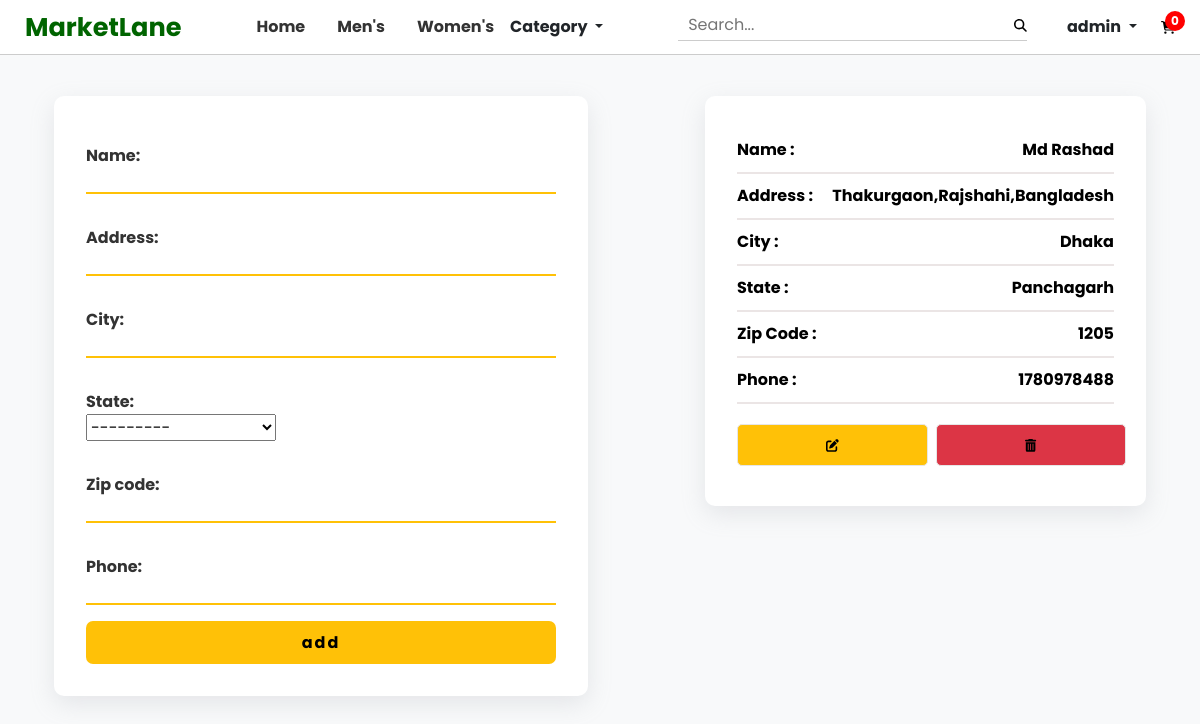
The page /customer/address/ (signed in) on the database its author committed.
### core/models.py (models this page shows, shortened)
class CustomerAddress(models.Model):
    STATE_CHOICES = [
        ('Rajshahi', (
                ('Bogura', 'Bogura'),
                ('Joypurhat', 'Joypurhat'),
                ('Naogaon', 'Naogaon'),
                ('Natore', 'Natore'),('Chapainawabganj', 'Chapainawabganj'),
                ('Pabna', 'Pabna'),('Rajshahi', 'Rajshahi'),
                ('Sirajganj', 'Sirajganj'),
            )
        ),
        ('Rangpur', (
                ('Dinajpur', 'Dinajpur'),
                ('Gaibandha', 'Gaibandha'),
                ('Kurigram', 'Kurigram'),
                ('Lalmonirhat', 'Lalmonirhat'),
                ('Nilphamari', 'Nilphamari'),('Panchagarh', 'Panchagarh'),
                ('Rangpur', 'Rangpur'),('Thakurgaon', 'Thakurgaon'),
            )
        ),
        ('Sylhet', (
                ('Habiganj', 'Habiganj'),
                ('Maulvibazar', 'Maulvibazar'),
                ('Sunamganj', 'Sunamganj'),('Sylhet', 'Sylhet'),
            )
        ),
        ('Barisal', (
                ('Barguna', 'Barguna'),
                ('Barisal', 'Barisal'),
                ('Bhola', 'Bhola'),
                ('Jhalokati', 'Jhalokati'),
                ('Patuakhali', 'Patuakhali'),
                ('Pirojpur', 'Pirojpur'),
            )
        ),
        ('Chittagong', (
                ('Bandarban', 'Bandarban'),
                ('Brahmanbaria', 'Brahmanbaria'),
                ('Chandpur', 'Chandpur'),
                ('Chittagong', 'Chittagong'),
                ('Comilla', 'Comilla'),
                ('Cox\'s Bazar', 'Cox\'s Bazar'),
                ('Feni', 'Feni'),
                ('Khagrachhari', 'Khagrachhari'),
                ('Lakshmipur', 'Lakshmipur'),
                ('Noakhali', 'Noakhali'),
                ('Rangamati', 'Rangamati'),
            )
        ),
        ('Dhaka', (
                ('Dhaka', 'Dhaka'),
                ('Faridpur', 'Faridpur'),
                ('Gazipur', 'Gazipur'),
                ('Gopalganj', 'Gopalganj'),
                ('Kishoreganj', 'Kishoreganj'),
                ('Madaripur', 'Madaripur'),
                ('Manikganj', 'Manikganj'),
                ('Munshiganj', 'Munshiganj'),
                ('Narayanganj', 'Narayanganj'),
                ('Narsingdi', 'Narsingdi'),
                ('Rajbari', 'Rajbari'),
                ('Shariatpur', 'Shariatpur'),
                ('Tangail', 'Tangail'),
            )
        ),
        ('Khulna', (
                ('Bagerhat', 'Bagerhat'),
                ('Chuadanga', 'Chuadanga'),
                ('Jessore', 'Jessore'),
                ('Jhenaidah', 'Jhenaidah'),
                ('Khulna', 'Khulna'),
                ('Kushtia', 'Kushtia'),
                ('Magura', 'Magura'),
                ('Meherpur', 'Meherpur'),
                ('Narail', 'Narail'),
                ('Satkhira', 'Satkhira'),
            )
        ),
        ('Mymensingh',(
                ('Jamalpur', 'Jamalpur'),
                ('Mymensingh', 'Mymensingh'),
                ('Netrakona', 'Netrakona'),
                ('Sherpur', 'Sherpur'),
            )
        ),
        ('Rajshahi', (
                ('Bogra', 'Bogra'),
                ('Chapainawabganj', 'Chapainawabganj'),
                ('Joypurhat', 'Joypurhat'),
                ('Naogaon', 'Naogaon'),
                ('Natore', 'Natore'),
                ('Pabna', 'Pabna'),
            )
        ),
    ]
    customer = models.ForeignKey(User, on_delete=models.CASCADE)
    name = models.CharField(max_length=100)
    address = models.CharField(max_length=200)
    city = models.CharField(max_length=100)
    state = models.CharField(choices=STATE_CHOICES, max_length=15)
    zip_code = models.CharField(max_length=20)
    phone = models.IntegerField()

### core/views.py (the view, shortened to what this page needs)
# urls.py: path('customer/address/', views.CustomerAddressLoc.as_view(), name='customer_address'),
class CustomerAddressLoc(LoginRequiredMixin, FormView, ListView):
    login_url = reverse_lazy('user_login')
    form_class = CustomerAddressForm
    template_name = 'core/customer_profile.html'
    model = CustomerAddress
    success_url = reverse_lazy('customer_address')
    def get_context_data(self, **kwargs):
        context = super().get_context_data(**kwargs)
        context["cus_loc_objects"] = CustomerAddress.objects.filter(
            customer=self.request.user).order_by('-id')
        if self.request.user.is_authenticated:
            context["cart"] = len(
                ProductCart.objects.filter(user=self.request.user))
        return context

### core/forms.py
class CustomerAddressForm(forms.ModelForm):
    class Meta:
        model = CustomerAddress
        fields = ['name','address','city','state','zip_code','phone']

### core/templates/core/customer_profile.html (shortened to what this page needs)
{% extends "core/base.html" %}
{% load static %}
{% block body-content %}
    <div class="d-flex flex-column align-items-center mt-5">
        <div class="container row my-5">
            <div class="col-6 col-md-6 col-sm-5 location-form">
                <form action="" method="post" class="form-address">
                    {% for form in form %}
                    <div class="location-field">
                        {{form.label_tag}}
                        {{form}}
                    </div>
                    {% endfor %}
                    <input class="bg-info" type="submit" value='add'>
                </form>
            </div>
            <div class="col-5 col-md-5 col-sm-6 offset-1">
                {% for cus_loc_object in cus_loc_objects %}
                <div class="address-container">
                    <div class="address-details">
                      <p><strong>Name :</strong> {{cus_loc_object.name|capfirst}}</p>
                      <p><strong>Address :</strong> {{cus_loc_object.address}}</p>
                      <p><strong>City :</strong> {{cus_loc_object.city}}</p>
                      <p><strong>State :</strong> {{cus_loc_object.state}}</p>
                      <p><strong>Zip Code :</strong> {{cus_loc_object.zip_code}}</p>
                      <p><strong>Phone :</strong> {{cus_loc_object.phone}}</p>
                    </div>
                    <div class="address-actions">
                        <button class="btn-icon btn-edit bg-warning text-decoration-none" data-id={{cus_loc_object.id}}><i class="fas fa-edit"></i></button>
                        <a href="{% url 'customer_address_del' cus_loc_object.id %}" class="btn-icon bg-danger mx-2" data-id={{cus_loc_object.id}}><i class="fas fa-trash-alt"></i></a>
                    </div>
                </div>
                {% endfor %}
            </div>
        </div>
    </div>
{% endblock body-content %}

### core/templates/core/navbar.html (shortened to what this page needs)
<div class="nav" id="navbar">
  <a href="{% url 'home' %}" class="logo">MarketLane</a>
  <div class="nav-a d-flex align-items-center list-unstyled">
    <a href="{% url 'home' %}">Home</a>
    <a href="{% url 'men_products' %}">Men's</a>
    <a href="{% url 'women_porducts' %}">Women's</a>
    <div class="dropdown">
      <a
        class="dropdown-toggle text-decoration-none text-dark"
        href="#"
        role="button"
        data-bs-toggle="dropdown"
        aria-expanded="false"
      >
        Category
      </a>
    </div>
  </div>
  <div class="d-flex align-items-center">
    <div class="search-container">
      <input type="text" placeholder="Search..." />
      <button type="submit"><i class="fa fa-search"></i></button>
    </div>
    <div class="nav-a">
      {% if request.user.is_authenticated %}
      <div class="dropdown mx-4">
        <a
          class="dropdown-toggle text-decoration-none text-dark"
          href="#"
          role="button"
          data-bs-toggle="dropdown"
          aria-expanded="false"
        >
          {{request.user}}
        </a>
      </div>
      {% else %}
      <a href="{% url 'user_registration' %}" class="d-inline mx-3"
        >login/register
      </a>
      {% endif %}
    </div>
    {% if request.user.is_authenticated %}
    <a class="cart-icon" href="{% url 'product_cart' %}">
      <span class="cart-count" id="cart-count">{{cart}}</span>
    </a>
    {% endif %}
  </div>
</div>

### core/static/core/css/style.css (style rules this page uses)
* { padding: 0; margin: 0; box-sizing: border-box; font-family: "Poppins", sans-serif !important; }
body { background-color: rgb(239 238 238) !important; position: relative; display: flex; flex-direction: column; justify-content: center; }
.nav { display: flex; align-items: center; justify-content: space-between; padding: 0px 25px !important; width: 100%; height: 55px; border-bottom: 1px solid #ccc; position: fixed; background-color: white; z-index: 20; top: 0; font-weight: bold !important; }
.nav-a > a { position: relative; margin: 0 1rem; text-decoration: none; color: #333; }
.nav-a > a::after { content: ""; position: absolute; background-color: #00640f; left: 0; bottom: -2px; height: 2px; width: 0%; transition: all 0.3s ease-in-out; }
.search-container { display: flex; align-items: center; border-bottom: 1px solid #ccc; padding-bottom: 3px; margin: 0 1rem; }
input[type="text"] { border: none; outline: none; font-size: 16px; padding: 0 10px; flex: 1; }
.search-container button[type="submit"] { border: none !important; background: none !important; outline: none !important; cursor: pointer; }
.nav .logo { text-decoration: none; font-size: 1.6rem; font-weight: bold; color: darkgreen; }
.cart-icon { display: flex; align-items: center; position: relative; color: #000; text-decoration: none; }
.cart-count { position: absolute; top: -10px; right: -10px; display: flex; justify-content: center; align-items: center; width: 20px; height: 20px; border-radius: 50%; font-size: 12px; font-weight: bold; background-color: #f00; color: #fff; }
.svg-inline--fa { height: 0.8em; }
.form-address { background-color: white; display: flex; flex-direction: column; align-items: center; justify-content: center; width: 100%; padding: 2em; border-radius: 10px; box-shadow: rgba(149, 157, 165, 0.2) 0px 8px 24px; }
.location-field { position: relative; margin: 1em 0; width: 100% !important; }
.location-field label { display: block; font-weight: bold; color: #333; }
.location-field input { display: block; border: none; border-bottom: 2px solid #ffc107; background: none; width: 100% !important; }
.location-form input[type="submit"] { width: 100% !important; height: 2.7em; border: none; color: black; background-color: #ffc107 !important; font-weight: bold; letter-spacing: 2px; border-radius: 7px; }
.address-container { background-color: #fff; border-radius: 10px; box-shadow: rgba(149, 157, 165, 0.2) 0px 8px 24px; padding: 2em; margin-bottom: 2em; }
.address-details p { font-size: 16px; margin: 0; padding: 10px 0; border-bottom: 2px solid #ebe5e5; display: flex; justify-content: space-between; color: black; font-weight: bold; }
.address-details p strong { font-weight: bold; color: black; }
input[type="text"] { flex: 0.1; }
.address-actions { flex-shrink: 0; display: flex; flex-direction: row; align-items: center; justify-content: space-between; margin-top: 20px; }
.btn-icon { display: flex; text-decoration: none; color: black; justify-content: center; align-items: center; border: 1px solid #e6e6e6; cursor: pointer; font-size: 1rem; height: 42px; width: 42px; margin-bottom: 8px; padding: 20px 25%; transition: all 0.3s ease; border-radius: 5px; }

### rows shown on the page
CustomerAddress: name "Md Rashad", address "Thakurgaon,Rajshahi,Bangladesh", city "Dhaka", state "Panchagarh", zip_code "1205", phone "1780978488"

### other values the page prints
{{ request.user }} "admin"
{{ cart }} "0"
